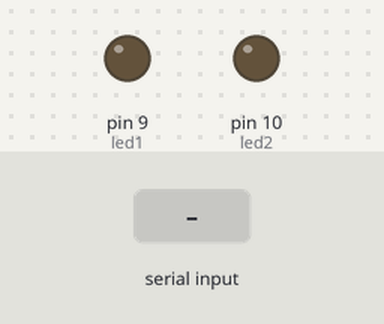
A sketch run on a simulated Arduino Uno, built with avr-gcc and run on an emulated ATmega328P. On the bench: output pins drawn as LEDs (lit = HIGH). The test bench sets the inputs (shaded band).

Above: at 1.2 s.
1.3 s: "90,45\n" received over Serial
At 2.2 s:
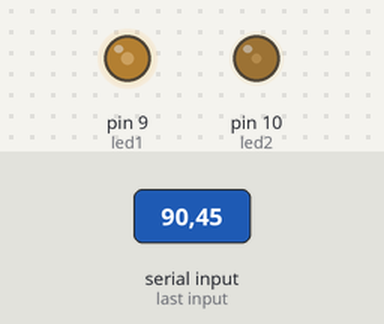
2.8 s: "30,150\n" received over Serial
At 3.3 s:
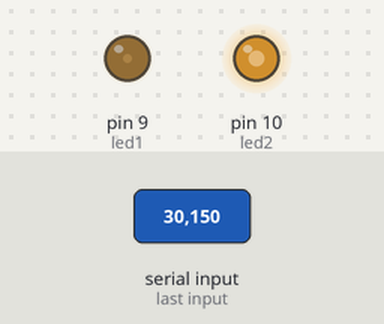
4.3 s: "1,90\n" received over Serial
At 5.6 s:
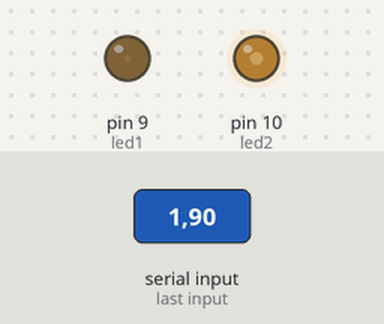
Timing chart, 0 to 7.3 s (numbered marks = the images above; inputs shaded):
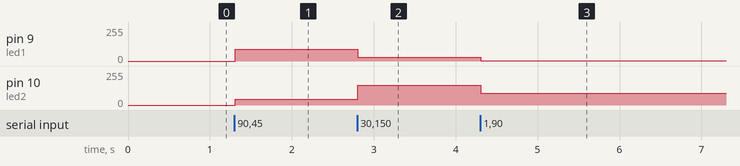

Measured:
- after the input at 1.3 s, pin 9 (led1): 0/255 → 90/255 at once; pin 10 (led2): 0/255 → 45/255 at once
- after the input at 2.8 s, pin 9 (led1): 90/255 → 30/255 at once; pin 10 (led2): 45/255 → 150/255 at once
- after the input at 4.3 s, pin 9 (led1): 30/255 → 1/255 at once; pin 10 (led2): 150/255 → 90/255 at once

The sketch:

week11_ex2.ino
```cpp
int led1 = 9;
int led2 = 10;

void setup() {
  Serial.begin(9600);
  pinMode(led1, OUTPUT);
  pinMode(led2, OUTPUT);
}

void loop() {
  if (Serial.available()) {

    // Read a line like: "123,200"
    String input = Serial.readStringUntil('\n');

    // Parse two numbers
    int commaIndex = input.indexOf(',');
    if (commaIndex > 0) {
      int b1 = input.substring(0, commaIndex).toInt();
      int b2 = input.substring(commaIndex + 1).toInt();

      // Write PWM values
      analogWrite(led1, b1);
      analogWrite(led2, b2);
    }
  }
}
```
